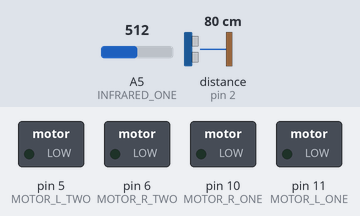
A sketch run on a simulated Arduino Nano, built with avr-gcc and run on an emulated ATmega328P. Shown: switched loads named in the sketch (green lamp = pin HIGH). Wiring (inferred from the names in the program): ultrasonic range finder: trigger pin 4; echo pin 2. Inputs (shaded band) come from the test bench; at power-on: A5 (INFRARED_ONE) = 512, distance to the obstacle (sensor on pin 2) 80 cm. The echo pulse lasts 58.3 µs per cm; pins used as bus, display or sensor lines are not drawn.

Above: at 0.1 s.
At 5.1 s:
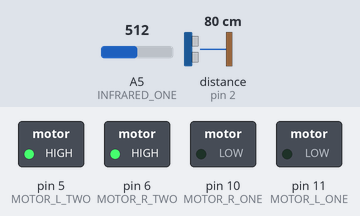
Timing chart, 0 to 6.6 s (numbered marks = the images above):
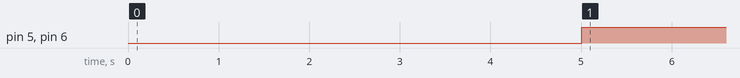

The sketch:

sumo_robot.ino
```cpp
/*!
 * Fighting Sumo Robot.
 * @file sumo_robot
 * @brief Code for knocking down or taking out the enemy robot at the dojo.
 *
 * @author Gallegos Diego Cristian Ricardo - 318114723.
 * @version 2.0
 * @date 05/16/2023
 */
const int INFRARED_ONE = A5;
const int INFRARED_TWO = A6;
const int INFRARED_THREE = A7;

const int ECHO = 2;
const int TRIGGER = 4;

const int MOTOR_L_ONE = 11;
const int MOTOR_L_TWO = 5;

const int MOTOR_R_ONE = 10;
const int MOTOR_R_TWO = 6;

const int COLOR = 300; // Represents the intensity range for what is considered as black color [0, 300].
                       // For the white color in a range [301, 1024].
const long RADIO = 40; // Robot's enemy detection radius (40 cm) around the robot where it can detect the presence of enemies.
const int WAIT_TIME = 5000; // Waiting time before starting the fight (5 seconds).

void setup()
{
  Serial.begin(9600);
  pinMode(INFRARED_ONE, INPUT);
  pinMode(INFRARED_TWO, INPUT);
  pinMode(INFRARED_THREE, INPUT);
  pinMode(MOTOR_L_ONE, OUTPUT);
  pinMode(MOTOR_R_ONE, OUTPUT);
  pinMode(MOTOR_L_TWO, OUTPUT);
  pinMode(MOTOR_R_TWO, OUTPUT);
  pinMode(ECHO, INPUT);
  pinMode(TRIGGER, OUTPUT);

  digitalWrite(TRIGGER, LOW);
  delay(WAIT_TIME);
}

void loop()
{
  digitalWrite(TRIGGER, HIGH);
  delayMicroseconds(10);
  digitalWrite(TRIGGER, LOW);
  long time = pulseIn(ECHO, HIGH);
  long distance = time / 59;
  if (analogRead(INFRARED_ONE) < COLOR && analogRead(INFRARED_TWO) < COLOR && analogRead(INFRARED_THREE) < COLOR)
  { // Black color detected by all infrared sensors. No risk of leaving the dojo.
    if (distance <= RADIO)
    { // The enemy robot is in front.
      toAccelerateForward();
    }
    else
    { // The robot turns to find the enemy robot.
      toTurn();
    }
  }
  else
  { // Some infrared sensors detected the color white.
    if (distance <= RADIO)
    { // The enemy gets out of the dojo.
      toStop();
    }
    else
    { // At risk of leaving the dojo.
      toAccelerateBackward();
    }
  }
}

/*!
 * @brief The robot moves forward.
 *
 * This function controls the robot's forward movement.
 */
void toAccelerateForward()
{
  digitalWrite(MOTOR_R_ONE, HIGH);
  digitalWrite(MOTOR_L_TWO, LOW);
  digitalWrite(MOTOR_L_ONE, HIGH);
  digitalWrite(MOTOR_R_TWO, LOW);
}

/*!
 * @brief The robot moves backward.
 *
 * This function controls the robot's backward movement.
 */
void toAccelerateBackward()
{
  digitalWrite(MOTOR_R_ONE, LOW);
  digitalWrite(MOTOR_L_TWO, HIGH);
  digitalWrite(MOTOR_L_ONE, LOW);
  digitalWrite(MOTOR_R_TWO, HIGH);
  delay(250);
}

/*!
 * @brief The robot turns.
 *
 * This function controls the robot's turning motion, allowing it to turn in a direction.
 */
void toTurn()
{
  digitalWrite(MOTOR_R_ONE, LOW);
  digitalWrite(MOTOR_L_TWO, HIGH);
  digitalWrite(MOTOR_L_ONE, HIGH);
  digitalWrite(MOTOR_R_TWO, LOW);
}

/*!
 * @brief The robot stops moving.
 *
 * This function stops the robot by turning off all motors.
 */
void toStop()
{
  digitalWrite(MOTOR_R_ONE, LOW);
  digitalWrite(MOTOR_L_TWO, LOW);
  digitalWrite(MOTOR_L_ONE, LOW);
  digitalWrite(MOTOR_R_TWO, LOW);
}
```

Measured:
- by itself, pin 5 (MOTOR_L_TWO), pin 6 (MOTOR_R_TWO): LOW → HIGH at 5.0 s
